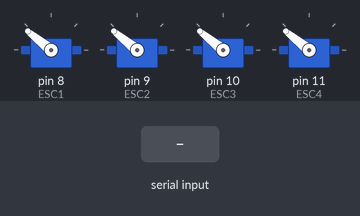
The sketch below on a simulated Arduino Uno, built with avr-gcc and run on an emulated ATmega328P. Shown: 4 × servo. Inputs (shaded band) come from the test bench.

Above: at 6.2 s.
6.3 s: "90,45\n" received over Serial
At 7.6 s:
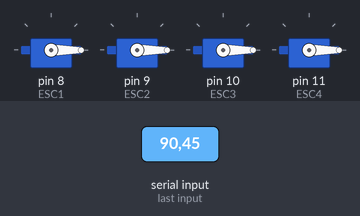
Timing chart, 0 to 9.3 s (numbered marks = the images above; inputs shaded):
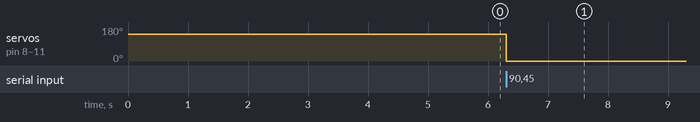

Measured:
- after the input at 6.3 s, servo on pin 8 (ESC1), servo on pin 9 (ESC2), servo on pin 10 (ESC3), servo on pin 11 (ESC4): 141° → 0° at once

The sketch:

Inicializacion_motores.ino
```cpp
#include<Servo.h>
// Crear objetos de la clase Servo para cada motor
Servo ESC1;
Servo ESC2;
Servo ESC3;
Servo ESC4;

int vel = 1000; //amplitud del pulso

void setup()
{
  //Asignar pines a cada ESC
  ESC1.attach(8);
  ESC2.attach(9);
  ESC3.attach(10);
  ESC4.attach(11);

  //Activacion de los ESC
  ESC1.writeMicroseconds(2000);
  ESC2.writeMicroseconds(2000);
  ESC3.writeMicroseconds(2000);
  ESC4.writeMicroseconds(2000);//1000 = 1ms
  //Cambia el 1000 anterior por 2000 si
  //tu ESC se activa con un pulso de 2ms
  delay(5000); //Esperar 5 segundos para hacer la activacion

  //Iniciar puerto serial
  Serial.begin(9600);
  Serial.setTimeout(10);
}

void loop()
{
  if(Serial.available() >= 1)
  {
    vel = Serial.parseInt(); //Leer un entero por serial
    if(vel != 0)
    {
      //Generar pulsos con los umeros recibidos
      ESC1.writeMicroseconds(vel);
      ESC2.writeMicroseconds(vel);
      ESC3.writeMicroseconds(vel);
      ESC4.writeMicroseconds(vel);
    }
  }
}
```
